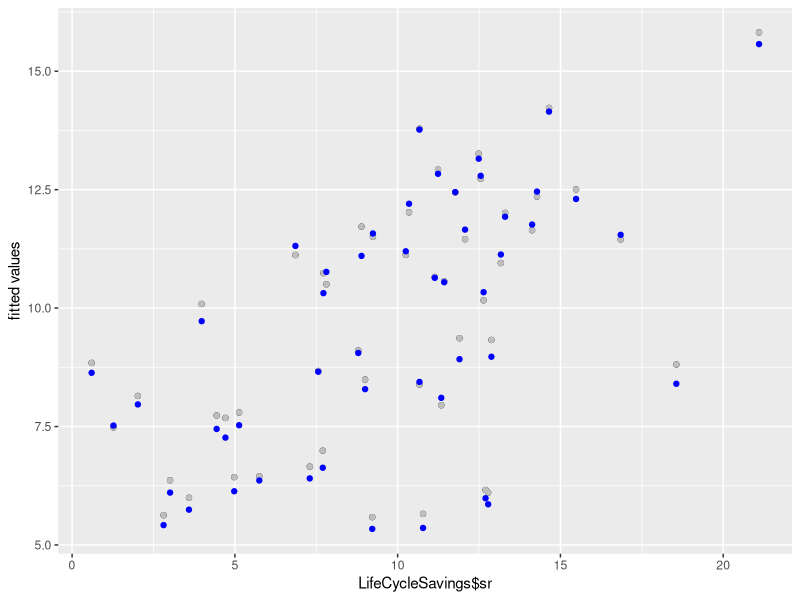

The R source for this figure: (Note: this script raises an error after producing the figure.)
#robust regression

library(ggplot2)  #for pretty plots

#we will use the LifeCycleSavings data from the package "datasets"
data(LifeCycleSavings)

head(LifeCycleSavings)

olsFit<-lm(data=LifeCycleSavings,sr ~ pop15 + pop75 + dpi + ddpi)
summary(olsFit)

#Coefficients:
#(Intercept)     pop15      pop75      dpi      ddpi 
#28.5661        -0.4612    -1.6915   -0.0003   0.4097


#now with robust regression
library(MASS)  #for M-estimation method of robust regression: rlm

?rlm

#-----first, huber loss function-------
huberFit <- rlm(data=LifeCycleSavings,sr ~ pop15 + pop75 + dpi + ddpi)
summary(huberFit)
str(huberFit)

#let's look at a few the top residuals and their weights
hweights <- data.frame(country = row.names(LifeCycleSavings), 
                      resid = huberFit$resid, weight = huberFit$w)
hweights <- hweights[order(huberFit$w), ]
hweights[1:15, ]

#notice that Zambia and Chile top our list!

#even though there is a lot of down-weighting occuring, the 
#coefficient estimates are still pretty close

#(Intercept)   pop15     pop75       dpi      ddpi 
#28.9447     -0.4735   -1.6554   -0.0004    0.3850 


#----now for bi-square-----
bisquareFit <- rlm(data=LifeCycleSavings,sr ~ pop15 + pop75 + dpi + ddpi, psi=psi.bisquare)

#and the corresponding residuals and weights are different
bweights <- data.frame(country = row.names(LifeCycleSavings), resid = bisquareFit$resid, weight = bisquareFit$w)
bweights <- bweights[order(bisquareFit$w), ]
bweights[1:15, ]

summary(bisquareFit)

#the coefficients are affected, but it's not too large of a departure from the OLS results

#(Intercept)   pop15     pop75        dpi      ddpi 
#28.6711     -0.4699   -1.5790    -0.0004    0.3756 

#and we can see that that the OLS predictions (gray) and bisquare predictions (blue)
#both line up pretty closely on a predictions vs. true value plot
qplot(LifeCycleSavings$sr, 
      olsFit$fitted.values)+geom_point(color="gray")+
      geom_point(aes(y=bisquareFit$fitted.values),color="blue")+ylab("fitted values")

#--------------------
#artificially make one outcome value a big outlier and then re-run
LifeCycleSavings2
LifeCycleSavings[order(LifeCycleSavings$pop75),]
LifeCycleSavings2<-LifeCycleSavings
LifeCycleSavings2[14,1]<-65   #outlier introduced here for France


qplot(LifeCycleSavings$sr, bins=20)   #look at histogram of original data
qplot(LifeCycleSavings2$sr, bins=20)  #look at new histogram

olsFit2<-lm(data=LifeCycleSavings2,sr ~ pop15 + pop75 + dpi + ddpi)
huberFit2 <- rlm(data=LifeCycleSavings2,sr ~ pop15 + pop75 + dpi + ddpi)
bisquareFit2 <- rlm(data=LifeCycleSavings2,sr ~ pop15 + pop75 + dpi + ddpi, psi=psi.bisquare)

round(coef(olsFit),4)
round(coef(olsFit2),4)  #big differences! especially for pop15 and pop75

round(coef(huberFit),4)
round(coef(huberFit2),4) #somewhat similar to previous results and original OLS

round(coef(bisquareFit),4)
round(coef(bisquareFit2),4) #similar to previous results and original OLS

#take a quick look at the weights for France in bisquare and see it is set to 0
bweights2 <- data.frame(country = row.names(LifeCycleSavings), resid = bisquareFit2$resid, weight = bisquareFit2$w)
bweights2 <- bweights2[order(bisquareFit2$w), ]
bweights2[1:5, ]

#now the OLS predictions (gray) and bisquare predictions (blue)
#do not line up closely on a predictions vs. true value plot
qplot(LifeCycleSavings$sr, olsFit2$fitted.values)+geom_point(color="gray")+geom_point(aes(y=bisquareFit2$fitted.values),color="blue")+ylab("fitted values")

#the bisquare weigting eliminated France from the analysis
#you can see this if you delete France and then re-run the OLS model,
#the results line up very closely!

LifeCycleSavings3<-LifeCycleSavings[-14,]  #remove France
olsFit3<-lm(data=LifeCycleSavings3,sr ~ pop15 + pop75 + dpi + ddpi)
round(coef(olsFit3),4)  
round(coef(bisquareFit2),4) 

olsPrediction<-predict(olsFit3,newdata=LifeCycleSavings)
qplot(LifeCycleSavings$sr, olsPrediction)+geom_point(color="gray")+geom_point(aes(y=bisquareFit2$fitted.values),color="blue")+ylab("fitted values")
